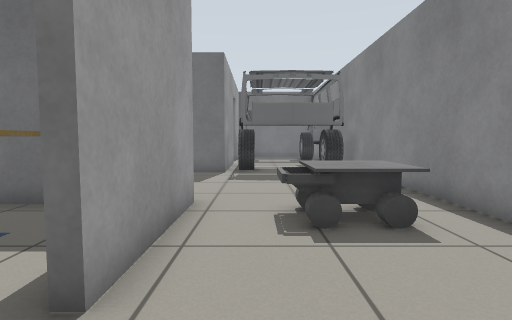
View 1 (above)

17 first-person views from a walk through a world built for the Gazebo simulator. The camera is 0.72 m above the floor, tilts 4° down and sees 80° across. Floor lines are 1 m apart. The floor is counted in squares, 0.5 m on a side. Each view is taken from the middle of a square. On the plan, view 1 faces up. The plan holds only what a view shows up to about 14 squares ahead; the rest is blank. The place goes on beyond the plan. Some stock models are drawn as simple stand-ins.

View 2
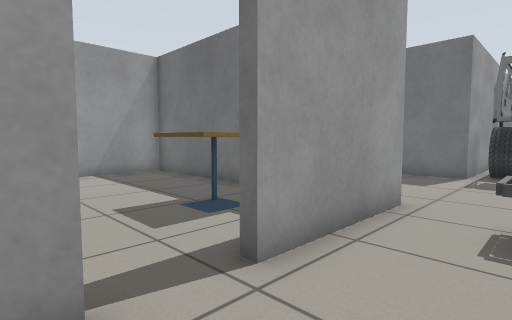

View 3
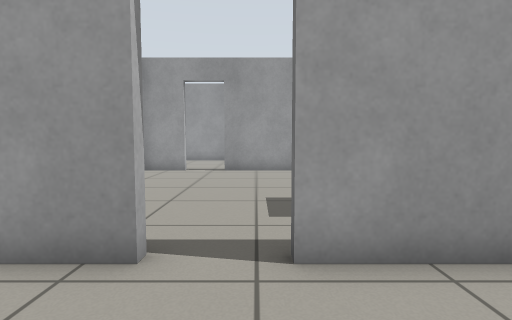

View 4
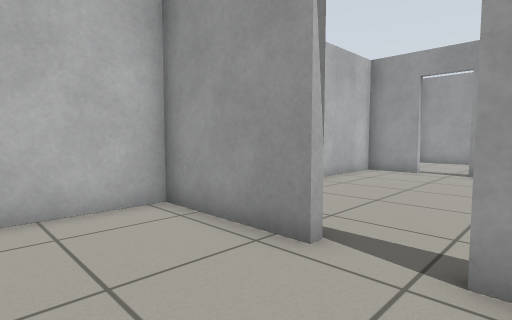

View 5
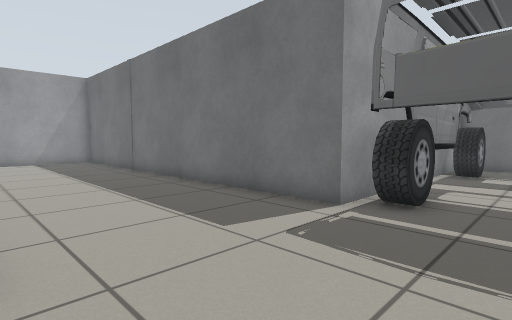

View 6
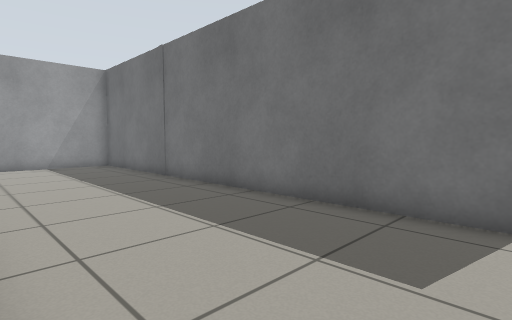

View 7
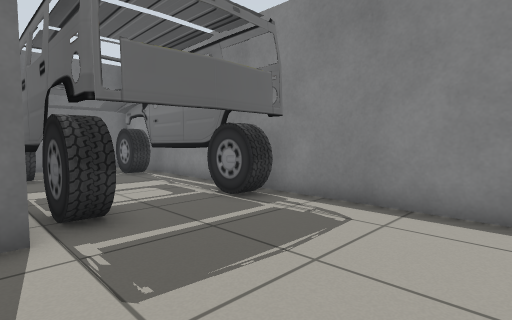

View 8
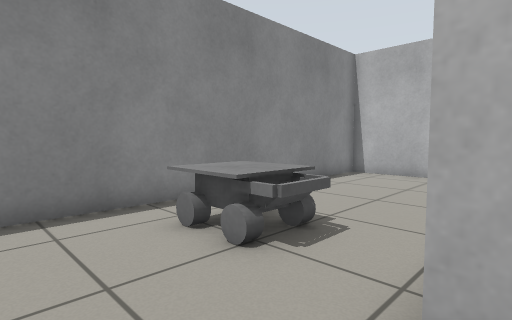

View 9
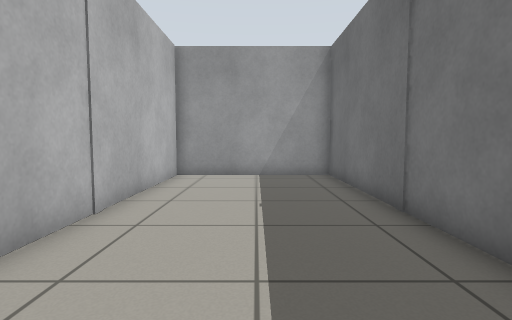

View 10
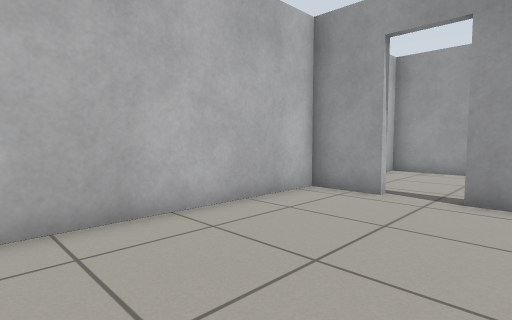

View 11
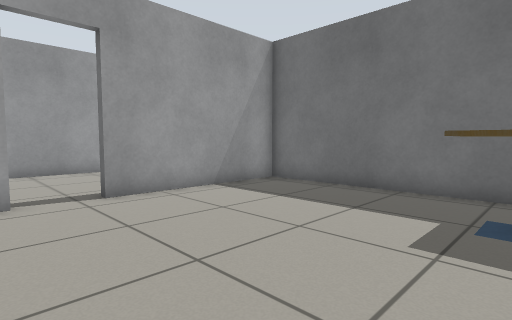

View 12
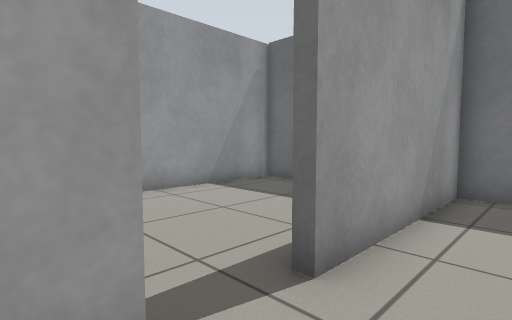

View 13
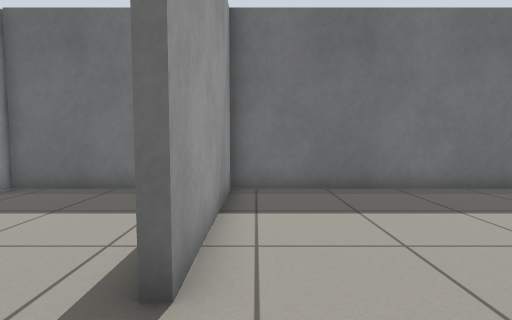

View 14
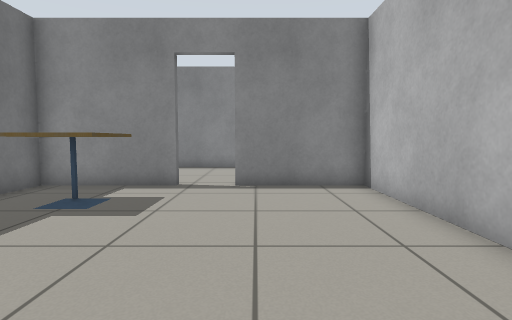

View 15
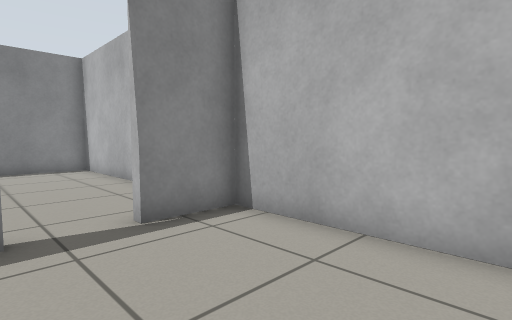

View 16
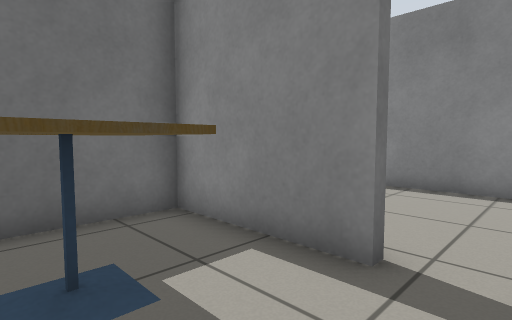

View 17
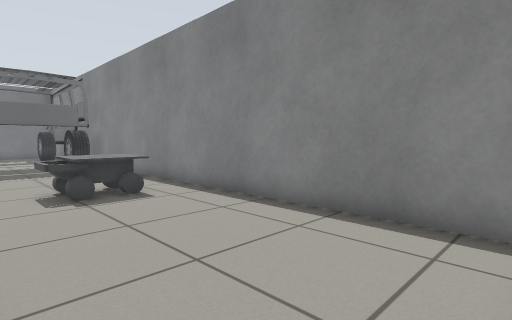

### Floor plan
Points are (right, up) in squares from view 1. A wall is a line through its corners. A room is listed if a view was taken in it or the views show most of it. See-through windows are left out.
Room 1 (views 1, 2, 3, 4, 5, 6, 7, 8, 9, 17)
walls: (-1.4, 6.9) (-1.4, 2.4); (-1.2, 12.9) (-18, 12.9) (-18, 6.9) (-9.6, 6.9); (-1.4, 0.8) (-1.4, -3.3) (4.4, -3.3) (4.4, 13.2)
low walls: (-1.9, 6.9) (-1.4, 6.9)
ways out: open door at (-1.5, 1.5) to room 2
objects: other object (1, 5) to (2, 6)
Room 2 (views 10, 11, 12, 13, 14, 16)
walls: (-1.7, 2.4) (-1.7, 6.6) (-11.7, 6.6) (-11.7, 0.6); (-11.7, -1.2) (-11.7, -3.3) (-1.7, -3.3) (-1.7, 0.8)
ways out: open door at (-1.5, 1.5) to room 1; open door at (-12, -0.5) to room 3
objects: cafe table (-5, 3) to (-4, 5)
Room 3 (view 15)
walls: (-14.4, 6.6) (-18, 6.6); (-18, 6.9) (-18, -3.3) (-12, -3.3) (-12, -1.2)
ways out: open door at (-12, -0.5) to room 2

Positions as (right, up) in squares from view 1, and headings:
1: (0, 0), facing up
2: (1, 0), facing up-left
3: (2, 2), facing left
4: (2, 3), facing down-left
5: (2, 7), facing up-left
6: (-1, 7), facing up-left
7: (-2, 8), facing up-right
8: (-2, 9), facing down-right
9: (-6, 10), facing left
10: (-4, 2), facing down-left
11: (-4, -2), facing up-left
12: (-10, -2), facing up-left
13: (-11, -2), facing up
14: (-11, 0), facing right
15: (-17, 1), facing down-right
16: (-5, 1), facing up-right
17: (-1, -3), facing up-right
